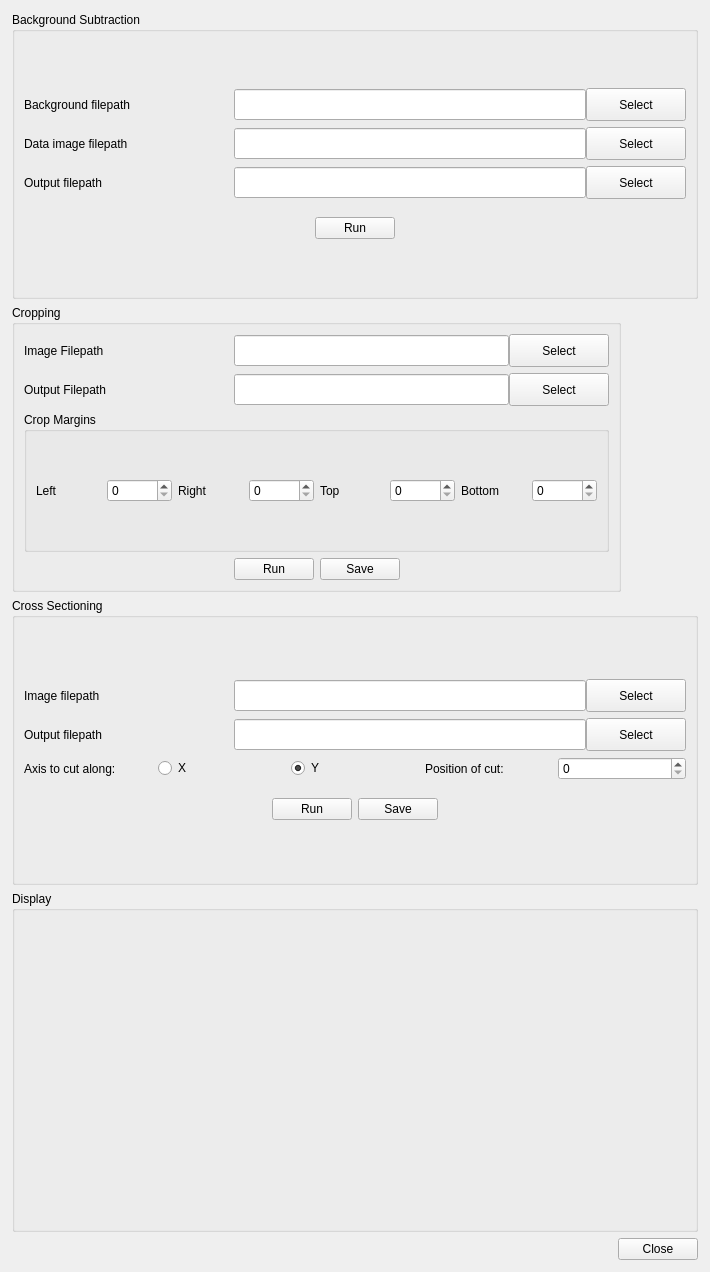
<?xml version="1.0" encoding="UTF-8"?>
<ui version="4.0">
 <class>MainWindow</class>
 <widget class="QMainWindow" name="MainWindow">
  <property name="geometry">
   <rect>
    <x>0</x>
    <y>0</y>
    <width>710</width>
    <height>1272</height>
   </rect>
  </property>
  <property name="windowTitle">
   <string>Image Analysis</string>
  </property>
  <widget class="QWidget" name="centralwidget">
   <layout class="QVBoxLayout" name="verticalLayout_2">
    <property name="leftMargin">
     <number>12</number>
    </property>
    <property name="topMargin">
     <number>12</number>
    </property>
    <property name="rightMargin">
     <number>12</number>
    </property>
    <property name="bottomMargin">
     <number>12</number>
    </property>
    <item>
     <widget class="QGroupBox" name="grpBackgroundSubtraction">
      <property name="title">
       <string>Background Subtraction</string>
      </property>
      <layout class="QVBoxLayout" name="verticalLayout_5">
       <item>
        <layout class="QVBoxLayout" name="verticalLayout">
         <property name="spacing">
          <number>6</number>
         </property>
         <item>
          <layout class="QHBoxLayout" name="horizontalLayout_2">
           <property name="spacing">
            <number>0</number>
           </property>
           <item>
            <widget class="QLabel" name="lblBackgroundFilepath">
             <property name="sizePolicy">
              <sizepolicy hsizetype="Fixed" vsizetype="Preferred">
               <horstretch>0</horstretch>
               <verstretch>0</verstretch>
              </sizepolicy>
             </property>
             <property name="minimumSize">
              <size>
               <width>210</width>
               <height>0</height>
              </size>
             </property>
             <property name="maximumSize">
              <size>
               <width>210</width>
               <height>16777215</height>
              </size>
             </property>
             <property name="cursor">
              <cursorShape>UpArrowCursor</cursorShape>
             </property>
             <property name="text">
              <string>Background filepath</string>
             </property>
             <property name="scaledContents">
              <bool>false</bool>
             </property>
             <property name="wordWrap">
              <bool>false</bool>
             </property>
            </widget>
           </item>
           <item>
            <widget class="QLineEdit" name="txtBackgroundFilepath">
             <property name="sizePolicy">
              <sizepolicy hsizetype="Preferred" vsizetype="Fixed">
               <horstretch>0</horstretch>
               <verstretch>0</verstretch>
              </sizepolicy>
             </property>
             <property name="minimumSize">
              <size>
               <width>275</width>
               <height>31</height>
              </size>
             </property>
            </widget>
           </item>
           <item>
            <widget class="QPushButton" name="btnBackgroundSelect">
             <property name="sizePolicy">
              <sizepolicy hsizetype="Fixed" vsizetype="Fixed">
               <horstretch>0</horstretch>
               <verstretch>0</verstretch>
              </sizepolicy>
             </property>
             <property name="minimumSize">
              <size>
               <width>100</width>
               <height>33</height>
              </size>
             </property>
             <property name="maximumSize">
              <size>
               <width>100</width>
               <height>33</height>
              </size>
             </property>
             <property name="text">
              <string>Select</string>
             </property>
            </widget>
           </item>
          </layout>
         </item>
         <item>
          <layout class="QHBoxLayout" name="horizontalLayout_3">
           <property name="spacing">
            <number>0</number>
           </property>
           <item>
            <widget class="QLabel" name="lblImageFilepath">
             <property name="sizePolicy">
              <sizepolicy hsizetype="Fixed" vsizetype="Preferred">
               <horstretch>0</horstretch>
               <verstretch>0</verstretch>
              </sizepolicy>
             </property>
             <property name="minimumSize">
              <size>
               <width>210</width>
               <height>0</height>
              </size>
             </property>
             <property name="maximumSize">
              <size>
               <width>210</width>
               <height>16777215</height>
              </size>
             </property>
             <property name="text">
              <string>Data image filepath</string>
             </property>
            </widget>
           </item>
           <item>
            <widget class="QLineEdit" name="txtImageFilepath">
             <property name="sizePolicy">
              <sizepolicy hsizetype="Preferred" vsizetype="Fixed">
               <horstretch>0</horstretch>
               <verstretch>0</verstretch>
              </sizepolicy>
             </property>
             <property name="minimumSize">
              <size>
               <width>275</width>
               <height>31</height>
              </size>
             </property>
            </widget>
           </item>
           <item>
            <widget class="QPushButton" name="btnImageSelect">
             <property name="sizePolicy">
              <sizepolicy hsizetype="Fixed" vsizetype="Fixed">
               <horstretch>0</horstretch>
               <verstretch>0</verstretch>
              </sizepolicy>
             </property>
             <property name="minimumSize">
              <size>
               <width>100</width>
               <height>33</height>
              </size>
             </property>
             <property name="maximumSize">
              <size>
               <width>100</width>
               <height>33</height>
              </size>
             </property>
             <property name="text">
              <string>Select</string>
             </property>
            </widget>
           </item>
          </layout>
         </item>
         <item>
          <layout class="QHBoxLayout" name="horizontalLayout_4">
           <property name="spacing">
            <number>0</number>
           </property>
           <property name="bottomMargin">
            <number>0</number>
           </property>
           <item>
            <widget class="QLabel" name="lblOutputFilepath">
             <property name="sizePolicy">
              <sizepolicy hsizetype="Fixed" vsizetype="Preferred">
               <horstretch>0</horstretch>
               <verstretch>0</verstretch>
              </sizepolicy>
             </property>
             <property name="minimumSize">
              <size>
               <width>210</width>
               <height>0</height>
              </size>
             </property>
             <property name="maximumSize">
              <size>
               <width>210</width>
               <height>16777215</height>
              </size>
             </property>
             <property name="text">
              <string>Output filepath</string>
             </property>
            </widget>
           </item>
           <item>
            <widget class="QLineEdit" name="txtOutputFilepath">
             <property name="sizePolicy">
              <sizepolicy hsizetype="Preferred" vsizetype="Fixed">
               <horstretch>0</horstretch>
               <verstretch>0</verstretch>
              </sizepolicy>
             </property>
             <property name="minimumSize">
              <size>
               <width>275</width>
               <height>31</height>
              </size>
             </property>
            </widget>
           </item>
           <item>
            <widget class="QPushButton" name="btnOutputSelect">
             <property name="sizePolicy">
              <sizepolicy hsizetype="Fixed" vsizetype="Fixed">
               <horstretch>0</horstretch>
               <verstretch>0</verstretch>
              </sizepolicy>
             </property>
             <property name="minimumSize">
              <size>
               <width>100</width>
               <height>33</height>
              </size>
             </property>
             <property name="maximumSize">
              <size>
               <width>100</width>
               <height>33</height>
              </size>
             </property>
             <property name="text">
              <string>Select</string>
             </property>
            </widget>
           </item>
          </layout>
         </item>
         <item>
          <layout class="QHBoxLayout" name="horizontalLayout">
           <property name="topMargin">
            <number>12</number>
           </property>
           <item>
            <spacer name="horizontalSpacer">
             <property name="orientation">
              <enum>Qt::Horizontal</enum>
             </property>
             <property name="sizeHint" stdset="0">
              <size>
               <width>40</width>
               <height>20</height>
              </size>
             </property>
            </spacer>
           </item>
           <item>
            <widget class="QPushButton" name="btnRun">
             <property name="text">
              <string>Run</string>
             </property>
            </widget>
           </item>
           <item>
            <spacer name="horizontalSpacer_2">
             <property name="orientation">
              <enum>Qt::Horizontal</enum>
             </property>
             <property name="sizeHint" stdset="0">
              <size>
               <width>40</width>
               <height>20</height>
              </size>
             </property>
            </spacer>
           </item>
          </layout>
         </item>
        </layout>
       </item>
      </layout>
     </widget>
    </item>
    <item alignment="Qt::AlignLeft">
     <widget class="QGroupBox" name="grpCropping">
      <property name="title">
       <string>Cropping</string>
      </property>
      <layout class="QVBoxLayout" name="verticalLayout_8">
       <item>
        <layout class="QVBoxLayout" name="verticalLayout_7">
         <property name="spacing">
          <number>6</number>
         </property>
         <item>
          <layout class="QHBoxLayout" name="horizontalLayout_10" stretch="0,0,0">
           <property name="spacing">
            <number>0</number>
           </property>
           <item>
            <widget class="QLabel" name="lblCropImageFilepath">
             <property name="sizePolicy">
              <sizepolicy hsizetype="Fixed" vsizetype="Preferred">
               <horstretch>0</horstretch>
               <verstretch>0</verstretch>
              </sizepolicy>
             </property>
             <property name="minimumSize">
              <size>
               <width>210</width>
               <height>0</height>
              </size>
             </property>
             <property name="maximumSize">
              <size>
               <width>210</width>
               <height>16777215</height>
              </size>
             </property>
             <property name="text">
              <string>Image Filepath</string>
             </property>
            </widget>
           </item>
           <item>
            <widget class="QLineEdit" name="txtCropImageFilepath">
             <property name="sizePolicy">
              <sizepolicy hsizetype="Preferred" vsizetype="Fixed">
               <horstretch>0</horstretch>
               <verstretch>0</verstretch>
              </sizepolicy>
             </property>
             <property name="minimumSize">
              <size>
               <width>275</width>
               <height>31</height>
              </size>
             </property>
            </widget>
           </item>
           <item>
            <widget class="QPushButton" name="btnCropImageFilepath">
             <property name="sizePolicy">
              <sizepolicy hsizetype="Fixed" vsizetype="Fixed">
               <horstretch>0</horstretch>
               <verstretch>0</verstretch>
              </sizepolicy>
             </property>
             <property name="minimumSize">
              <size>
               <width>100</width>
               <height>33</height>
              </size>
             </property>
             <property name="maximumSize">
              <size>
               <width>100</width>
               <height>33</height>
              </size>
             </property>
             <property name="text">
              <string>Select</string>
             </property>
            </widget>
           </item>
          </layout>
         </item>
         <item>
          <layout class="QHBoxLayout" name="horizontalLayout_11">
           <property name="spacing">
            <number>0</number>
           </property>
           <item>
            <widget class="QLabel" name="lblCropOutputFilepath">
             <property name="sizePolicy">
              <sizepolicy hsizetype="Fixed" vsizetype="Preferred">
               <horstretch>0</horstretch>
               <verstretch>0</verstretch>
              </sizepolicy>
             </property>
             <property name="minimumSize">
              <size>
               <width>210</width>
               <height>0</height>
              </size>
             </property>
             <property name="maximumSize">
              <size>
               <width>210</width>
               <height>16777215</height>
              </size>
             </property>
             <property name="text">
              <string>Output Filepath</string>
             </property>
            </widget>
           </item>
           <item>
            <widget class="QLineEdit" name="txtCropOutputFilepath">
             <property name="sizePolicy">
              <sizepolicy hsizetype="Preferred" vsizetype="Fixed">
               <horstretch>0</horstretch>
               <verstretch>0</verstretch>
              </sizepolicy>
             </property>
             <property name="minimumSize">
              <size>
               <width>275</width>
               <height>31</height>
              </size>
             </property>
            </widget>
           </item>
           <item>
            <widget class="QPushButton" name="btnCropOutputFilepath">
             <property name="sizePolicy">
              <sizepolicy hsizetype="Fixed" vsizetype="Fixed">
               <horstretch>0</horstretch>
               <verstretch>0</verstretch>
              </sizepolicy>
             </property>
             <property name="minimumSize">
              <size>
               <width>100</width>
               <height>33</height>
              </size>
             </property>
             <property name="maximumSize">
              <size>
               <width>100</width>
               <height>33</height>
              </size>
             </property>
             <property name="text">
              <string>Select</string>
             </property>
            </widget>
           </item>
          </layout>
         </item>
         <item>
          <widget class="QGroupBox" name="grpMargins">
           <property name="title">
            <string>Crop Margins</string>
           </property>
           <layout class="QVBoxLayout" name="verticalLayout_9">
            <item>
             <layout class="QHBoxLayout" name="horizontalLayout_13">
              <item>
               <widget class="QLabel" name="lblLeftMargin">
                <property name="text">
                 <string>Left</string>
                </property>
               </widget>
              </item>
              <item>
               <widget class="QSpinBox" name="spinboxLeftMargin">
                <property name="maximum">
                 <number>9999</number>
                </property>
               </widget>
              </item>
              <item>
               <widget class="QLabel" name="lblRightMargin">
                <property name="text">
                 <string>Right</string>
                </property>
               </widget>
              </item>
              <item>
               <widget class="QSpinBox" name="spinboxRightMargin">
                <property name="maximum">
                 <number>9999</number>
                </property>
               </widget>
              </item>
              <item>
               <widget class="QLabel" name="lblTopMargin">
                <property name="text">
                 <string>Top</string>
                </property>
               </widget>
              </item>
              <item>
               <widget class="QSpinBox" name="spinboxTopMargin">
                <property name="maximum">
                 <number>9999</number>
                </property>
               </widget>
              </item>
              <item>
               <widget class="QLabel" name="lblBottomMargin">
                <property name="text">
                 <string>Bottom</string>
                </property>
               </widget>
              </item>
              <item>
               <widget class="QSpinBox" name="spinboxBottomMargin">
                <property name="maximum">
                 <number>9999</number>
                </property>
               </widget>
              </item>
             </layout>
            </item>
           </layout>
          </widget>
         </item>
         <item>
          <layout class="QHBoxLayout" name="horizontalLayout_14">
           <item>
            <spacer name="horizontalSpacer_6">
             <property name="orientation">
              <enum>Qt::Horizontal</enum>
             </property>
             <property name="sizeHint" stdset="0">
              <size>
               <width>40</width>
               <height>20</height>
              </size>
             </property>
            </spacer>
           </item>
           <item>
            <widget class="QPushButton" name="btnCropRun">
             <property name="text">
              <string>Run</string>
             </property>
            </widget>
           </item>
           <item>
            <widget class="QPushButton" name="btnCropSave">
             <property name="text">
              <string>Save</string>
             </property>
            </widget>
           </item>
           <item>
            <spacer name="horizontalSpacer_7">
             <property name="orientation">
              <enum>Qt::Horizontal</enum>
             </property>
             <property name="sizeHint" stdset="0">
              <size>
               <width>40</width>
               <height>20</height>
              </size>
             </property>
            </spacer>
           </item>
          </layout>
         </item>
        </layout>
       </item>
      </layout>
     </widget>
    </item>
    <item>
     <widget class="QGroupBox" name="grpCrossSectioning">
      <property name="title">
       <string>Cross Sectioning</string>
      </property>
      <layout class="QVBoxLayout" name="verticalLayout_4">
       <item>
        <layout class="QVBoxLayout" name="verticalLayout_3">
         <property name="spacing">
          <number>6</number>
         </property>
         <item>
          <layout class="QHBoxLayout" name="horizontalLayout_5">
           <property name="spacing">
            <number>0</number>
           </property>
           <item>
            <widget class="QLabel" name="lblCrossSectionFilepath">
             <property name="sizePolicy">
              <sizepolicy hsizetype="Fixed" vsizetype="Preferred">
               <horstretch>0</horstretch>
               <verstretch>0</verstretch>
              </sizepolicy>
             </property>
             <property name="minimumSize">
              <size>
               <width>210</width>
               <height>0</height>
              </size>
             </property>
             <property name="maximumSize">
              <size>
               <width>210</width>
               <height>16777215</height>
              </size>
             </property>
             <property name="cursor">
              <cursorShape>UpArrowCursor</cursorShape>
             </property>
             <property name="text">
              <string>Image filepath</string>
             </property>
             <property name="scaledContents">
              <bool>false</bool>
             </property>
             <property name="wordWrap">
              <bool>false</bool>
             </property>
            </widget>
           </item>
           <item>
            <widget class="QLineEdit" name="txtCrossSectionFilepath">
             <property name="sizePolicy">
              <sizepolicy hsizetype="Preferred" vsizetype="Fixed">
               <horstretch>0</horstretch>
               <verstretch>0</verstretch>
              </sizepolicy>
             </property>
             <property name="minimumSize">
              <size>
               <width>275</width>
               <height>31</height>
              </size>
             </property>
            </widget>
           </item>
           <item>
            <widget class="QPushButton" name="btnCrossSectionSelect">
             <property name="sizePolicy">
              <sizepolicy hsizetype="Fixed" vsizetype="Fixed">
               <horstretch>0</horstretch>
               <verstretch>0</verstretch>
              </sizepolicy>
             </property>
             <property name="minimumSize">
              <size>
               <width>100</width>
               <height>33</height>
              </size>
             </property>
             <property name="maximumSize">
              <size>
               <width>100</width>
               <height>33</height>
              </size>
             </property>
             <property name="text">
              <string>Select</string>
             </property>
            </widget>
           </item>
          </layout>
         </item>
         <item>
          <layout class="QHBoxLayout" name="horizontalLayout_9">
           <property name="spacing">
            <number>0</number>
           </property>
           <property name="topMargin">
            <number>0</number>
           </property>
           <item>
            <widget class="QLabel" name="lblCrossSectionOutputFilepath">
             <property name="sizePolicy">
              <sizepolicy hsizetype="Fixed" vsizetype="Preferred">
               <horstretch>0</horstretch>
               <verstretch>0</verstretch>
              </sizepolicy>
             </property>
             <property name="minimumSize">
              <size>
               <width>210</width>
               <height>0</height>
              </size>
             </property>
             <property name="maximumSize">
              <size>
               <width>210</width>
               <height>16777215</height>
              </size>
             </property>
             <property name="text">
              <string>Output filepath</string>
             </property>
            </widget>
           </item>
           <item>
            <widget class="QLineEdit" name="txtCrossSectionOutputFilepath">
             <property name="sizePolicy">
              <sizepolicy hsizetype="Preferred" vsizetype="Fixed">
               <horstretch>0</horstretch>
               <verstretch>0</verstretch>
              </sizepolicy>
             </property>
             <property name="minimumSize">
              <size>
               <width>275</width>
               <height>31</height>
              </size>
             </property>
            </widget>
           </item>
           <item>
            <widget class="QPushButton" name="btnCrossSectionOutputSelect">
             <property name="sizePolicy">
              <sizepolicy hsizetype="Fixed" vsizetype="Fixed">
               <horstretch>0</horstretch>
               <verstretch>0</verstretch>
              </sizepolicy>
             </property>
             <property name="minimumSize">
              <size>
               <width>100</width>
               <height>33</height>
              </size>
             </property>
             <property name="text">
              <string>Select</string>
             </property>
            </widget>
           </item>
          </layout>
         </item>
         <item>
          <layout class="QHBoxLayout" name="horizontalLayout_6">
           <property name="bottomMargin">
            <number>0</number>
           </property>
           <item>
            <widget class="QLabel" name="lblCutAxis">
             <property name="text">
              <string>Axis to cut along:</string>
             </property>
            </widget>
           </item>
           <item>
            <widget class="QRadioButton" name="radioX">
             <property name="text">
              <string>X</string>
             </property>
            </widget>
           </item>
           <item>
            <widget class="QRadioButton" name="radioY">
             <property name="text">
              <string>Y</string>
             </property>
             <property name="checked">
              <bool>true</bool>
             </property>
            </widget>
           </item>
           <item>
            <widget class="QLabel" name="lblCutPosition">
             <property name="text">
              <string>Position of cut:</string>
             </property>
            </widget>
           </item>
           <item>
            <widget class="QSpinBox" name="spinboxCutPosition">
             <property name="maximum">
              <number>99999</number>
             </property>
             <property name="value">
              <number>0</number>
             </property>
            </widget>
           </item>
          </layout>
         </item>
         <item>
          <layout class="QHBoxLayout" name="horizontalLayout_8">
           <property name="topMargin">
            <number>12</number>
           </property>
           <item>
            <spacer name="horizontalSpacer_3">
             <property name="orientation">
              <enum>Qt::Horizontal</enum>
             </property>
             <property name="sizeHint" stdset="0">
              <size>
               <width>40</width>
               <height>20</height>
              </size>
             </property>
            </spacer>
           </item>
           <item>
            <widget class="QPushButton" name="btnRunCrossSection">
             <property name="text">
              <string>Run</string>
             </property>
            </widget>
           </item>
           <item>
            <widget class="QPushButton" name="btnSaveCrossSection">
             <property name="text">
              <string>Save</string>
             </property>
            </widget>
           </item>
           <item>
            <spacer name="horizontalSpacer_4">
             <property name="orientation">
              <enum>Qt::Horizontal</enum>
             </property>
             <property name="sizeHint" stdset="0">
              <size>
               <width>40</width>
               <height>20</height>
              </size>
             </property>
            </spacer>
           </item>
          </layout>
         </item>
        </layout>
       </item>
      </layout>
     </widget>
    </item>
    <item>
     <widget class="QGroupBox" name="grpDisplay">
      <property name="toolTipDuration">
       <number>0</number>
      </property>
      <property name="title">
       <string>Display</string>
      </property>
      <layout class="QVBoxLayout" name="verticalLayout_6">
       <item>
        <widget class="MatplotlibWidget" name="widgetDisplay" native="true">
         <property name="minimumSize">
          <size>
           <width>0</width>
           <height>300</height>
          </size>
         </property>
        </widget>
       </item>
      </layout>
     </widget>
    </item>
    <item>
     <layout class="QHBoxLayout" name="horizontalLayout_7">
      <property name="bottomMargin">
       <number>0</number>
      </property>
      <item>
       <spacer name="horizontalSpacer_5">
        <property name="orientation">
         <enum>Qt::Horizontal</enum>
        </property>
        <property name="sizeHint" stdset="0">
         <size>
          <width>40</width>
          <height>20</height>
         </size>
        </property>
       </spacer>
      </item>
      <item>
       <widget class="QPushButton" name="btnClose">
        <property name="text">
         <string>Close</string>
        </property>
       </widget>
      </item>
     </layout>
    </item>
   </layout>
  </widget>
 </widget>
 <customwidgets>
  <customwidget>
   <class>MatplotlibWidget</class>
   <extends>QWidget</extends>
   <header>matplotlibwidget.h</header>
   <container>1</container>
  </customwidget>
 </customwidgets>
 <resources/>
 <connections/>
</ui>
